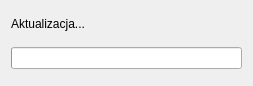
<?xml version="1.0" encoding="UTF-8"?>
<ui version="4.0">
 <class>QtStarterClass</class>
 <widget class="QMainWindow" name="QtStarterClass">
  <property name="enabled">
   <bool>true</bool>
  </property>
  <property name="geometry">
   <rect>
    <x>0</x>
    <y>0</y>
    <width>253</width>
    <height>86</height>
   </rect>
  </property>
  <property name="sizePolicy">
   <sizepolicy hsizetype="Fixed" vsizetype="Fixed">
    <horstretch>0</horstretch>
    <verstretch>0</verstretch>
   </sizepolicy>
  </property>
  <property name="minimumSize">
   <size>
    <width>0</width>
    <height>0</height>
   </size>
  </property>
  <property name="focusPolicy">
   <enum>Qt::NoFocus</enum>
  </property>
  <property name="windowTitle">
   <string>Debestia</string>
  </property>
  <property name="autoFillBackground">
   <bool>false</bool>
  </property>
  <property name="documentMode">
   <bool>false</bool>
  </property>
  <property name="dockOptions">
   <set>QMainWindow::AllowNestedDocks|QMainWindow::AllowTabbedDocks|QMainWindow::AnimatedDocks</set>
  </property>
  <widget class="QWidget" name="centralWidget">
   <property name="enabled">
    <bool>true</bool>
   </property>
   <property name="mouseTracking">
    <bool>false</bool>
   </property>
   <property name="autoFillBackground">
    <bool>false</bool>
   </property>
   <layout class="QGridLayout" name="gridLayout">
    <item row="0" column="0">
     <layout class="QVBoxLayout" name="verticalLayout" stretch="0,0,0">
      <property name="spacing">
       <number>0</number>
      </property>
      <property name="sizeConstraint">
       <enum>QLayout::SetDefaultConstraint</enum>
      </property>
      <property name="leftMargin">
       <number>0</number>
      </property>
      <property name="topMargin">
       <number>0</number>
      </property>
      <property name="rightMargin">
       <number>0</number>
      </property>
      <property name="bottomMargin">
       <number>0</number>
      </property>
      <item>
       <widget class="QLabel" name="updateLabel">
        <property name="sizePolicy">
         <sizepolicy hsizetype="Preferred" vsizetype="Fixed">
          <horstretch>0</horstretch>
          <verstretch>0</verstretch>
         </sizepolicy>
        </property>
        <property name="minimumSize">
         <size>
          <width>0</width>
          <height>0</height>
         </size>
        </property>
        <property name="frameShape">
         <enum>QFrame::NoFrame</enum>
        </property>
        <property name="text">
         <string>Aktualizacja...</string>
        </property>
        <property name="scaledContents">
         <bool>false</bool>
        </property>
        <property name="margin">
         <number>0</number>
        </property>
       </widget>
      </item>
      <item>
       <spacer name="horizontalSpacer">
        <property name="orientation">
         <enum>Qt::Horizontal</enum>
        </property>
        <property name="sizeHint" stdset="0">
         <size>
          <width>40</width>
          <height>10</height>
         </size>
        </property>
       </spacer>
      </item>
      <item>
       <widget class="QProgressBar" name="progressBar">
        <property name="focusPolicy">
         <enum>Qt::NoFocus</enum>
        </property>
        <property name="value">
         <number>0</number>
        </property>
        <property name="textVisible">
         <bool>false</bool>
        </property>
        <property name="orientation">
         <enum>Qt::Horizontal</enum>
        </property>
        <property name="invertedAppearance">
         <bool>false</bool>
        </property>
        <property name="format">
         <string>%p%</string>
        </property>
       </widget>
      </item>
     </layout>
    </item>
   </layout>
  </widget>
 </widget>
 <layoutdefault spacing="6" margin="11"/>
 <resources>
  <include location="qtstarter.qrc"/>
 </resources>
 <connections/>
 <designerdata>
  <property name="gridDeltaX">
   <number>5</number>
  </property>
  <property name="gridDeltaY">
   <number>5</number>
  </property>
  <property name="gridSnapX">
   <bool>true</bool>
  </property>
  <property name="gridSnapY">
   <bool>true</bool>
  </property>
  <property name="gridVisible">
   <bool>true</bool>
  </property>
 </designerdata>
</ui>
